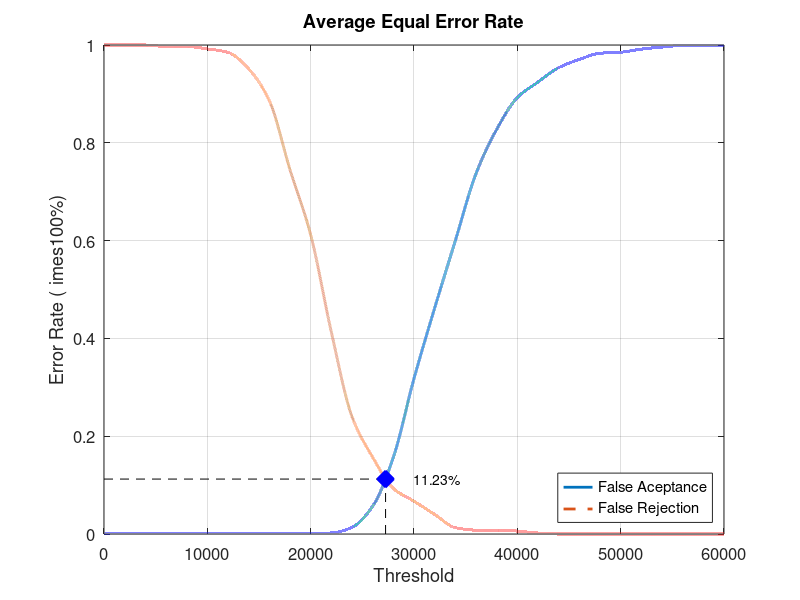
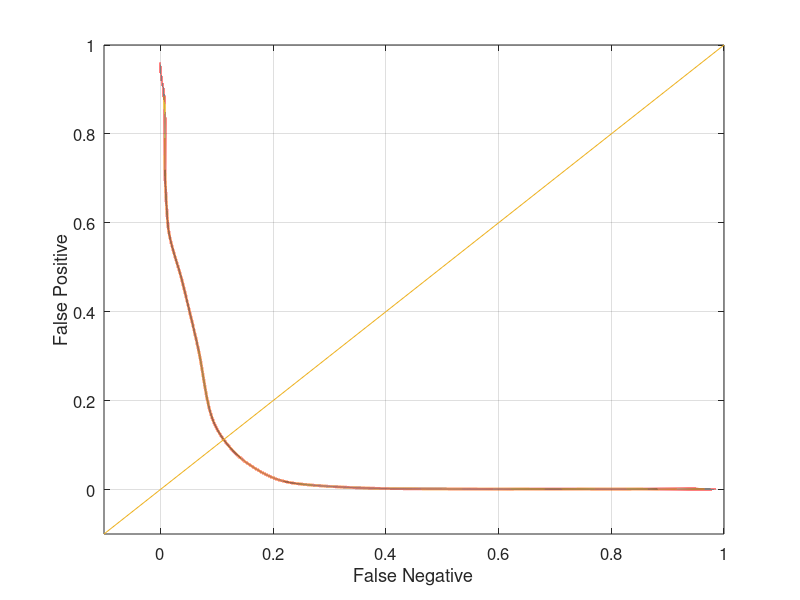

Source code (MATLAB) for these figures, in order:
close all;
clear;
clc;
x = 0:2000:60000;
xq = 0:0.5:60000;

y0 = [0 0.00105263 0.00105263 0.00105263 0.00105263 0.00105263 0.00105263 0.00105263 0.00105263 0.00105263 0.00105263 0.00210526 0.0136842 0.0568421 0.156842 0.317895 0.462105 0.6 0.736842 0.827368 0.892632 0.924211 0.953684 0.970526 0.983158 0.985263 0.991579 0.99579 0.998947 0.998947 1]
yy0 = interp1(x, y0, xq, 'pchip');
y1 = [1 1 1 0.997 0.997 0.992 0.985 0.951 0.886 0.745 0.612 0.413 0.24 0.157 0.093 0.067 0.04 0.013 0.008 0.008 0.006 0.002 0 0 0 0 0 0 0 0 0]
yy1 = interp1(x, y1, xq, 'pchip');

% Calculating EER: 
y2 = abs(y0 - y1);
find(y2 == min(y2))
yy2 = abs(yy0 - yy1);
xEER = find(yy2 == min(yy2));
xEERIndex = xq(xEER) % X-axis EER
yEER = yy0(xEER) % Y-axis EER

main = figure
plot(xq, yy0,'-','LineWidth', 2);	hold on
plot(xq, yy1,'--','LineWidth', 2);	hold on
plot([xEERIndex xEERIndex], [0 yEER], 'k--');	hold on
plot([0 xEERIndex], [yEER yEER], 'k--');	hold on
plot(xEERIndex, yEER, 'bx', 'LineWidth', 10);	hold on
text(xEERIndex + 10 * xEERIndex / 100, yEER, [num2str(round((10000 * yEER)) / 100) '%'])
legend('False Aceptance', 'False Rejection', 'Location', 'SouthEast')
xlabel('Threshold')
ylabel('Error Rate (	imes100%)')
title('Average Equal Error Rate')
set(gca, 'FontSize', 12)
axis([0 60000 0 1])
grid on

print(main, 'Database3AverageMain', '-dpng');
FNRxFPR = figure('Color', [1 1 1]);
plot(yy1, yy0, '-', yy1, yy0, 'LineWidth', 2);
hold on
y = -0.1:0.1:1
plot(y, y); 
set(gca, 'FontSize', 12)
xlabel('False Negative')
ylabel('False Positive')
axis([-0.1 1 -0.1 1])
set(gca, 'FontSize', 12)
grid on

print(FNRxFPR, 'Database3AverageFNRxFPR','-dpng');
